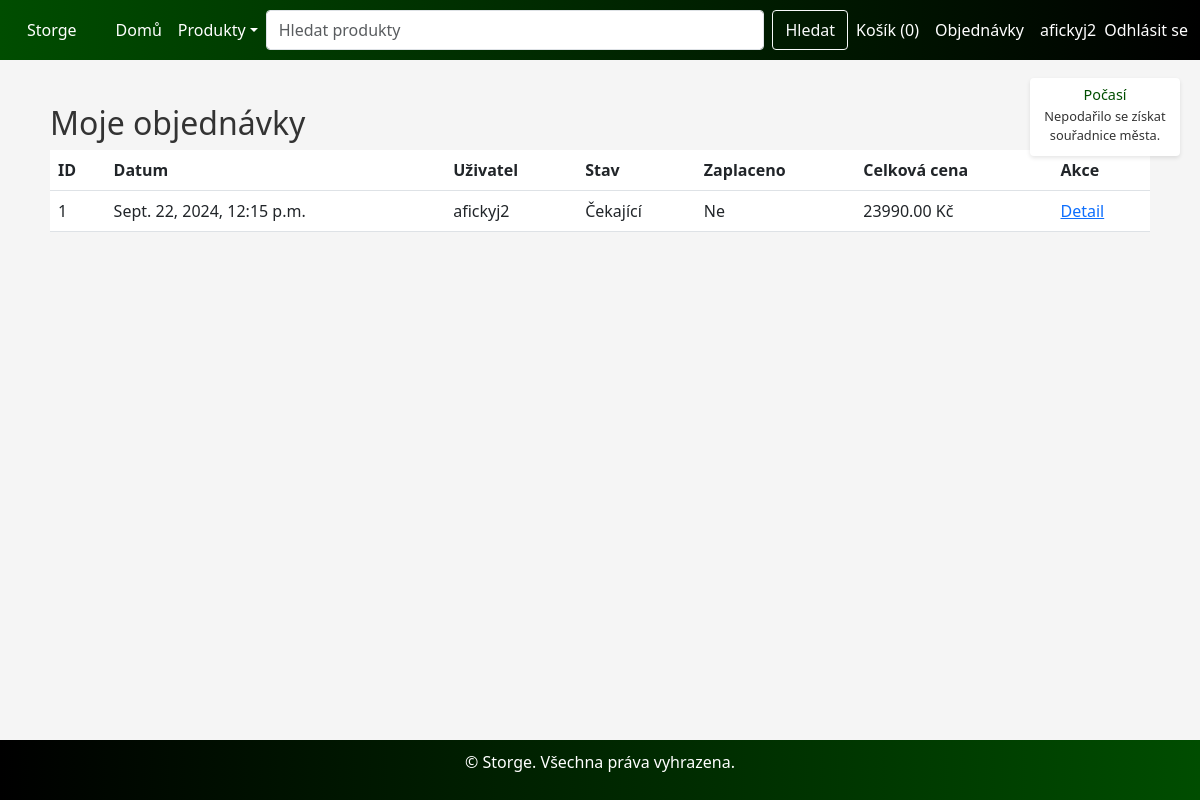
/orders/ (signed in), run on the app's committed database.
### users/models.py (models this page shows, shortened)
class Order(models.Model):
    STATUS_CHOICES = [
        ('pending', 'Čekající'),
        ('processed', 'Zpracováno'),
        ('shipped', 'Odesláno'),
        ('delivered', 'Doručeno'),
    ]
    user = models.ForeignKey(User, on_delete=models.CASCADE, related_name='orders')
    created = models.DateTimeField(auto_now_add=True)
    updated = models.DateTimeField(auto_now=True)
    status = models.CharField(max_length=10, choices=STATUS_CHOICES, default='pending')
    paid = models.BooleanField(default=False)
    class Meta:
        ordering = ('-created',)
    def get_total_cost(self):
        return sum(item.get_cost() for item in self.items.all())

class OrderItem(models.Model):
    order = models.ForeignKey(Order, on_delete=models.CASCADE, related_name='items')
    product = models.ForeignKey('users.Product', on_delete=models.CASCADE, related_name='order_items')
    price = models.DecimalField(max_digits=10, decimal_places=2)
    quantity = models.PositiveIntegerField(default=1)
    def get_cost(self):
        return self.price * self.quantity

### users/views.py (the view)
# urls.py: path('orders/', views.order_list, name='order_list'),
@login_required
def order_list(request):
    if request.user.is_staff:
        orders = Order.objects.all()
    else:
        orders = Order.objects.filter(user=request.user)
    return render(request, 'users/order_list.html', {'orders': orders})

### users/forms.py
class ProductSearchForm(forms.Form):
    query = forms.CharField(max_length=100, label='Vyhledat produkty')

### users/cart.py (called while the page is built)
    def __len__(self):
        return sum(item['quantity'] for item in self.cart.values())

### users/context_processors.py (called while the page is built)
def search_form(request):
    return {'search_form': ProductSearchForm()}

def cart(request):
    return {'cart': Cart(request)}

def categories(request):
    return {'categories': Category.objects.all()}

### users/templates/users/order_list.html (shortened to what this page needs)
{% extends 'base.html' %}
{% block content %}
    <h2>{% if request.user.is_staff %}Všechny objednávky{% else %}Moje objednávky{% endif %}</h2>
    {% if orders %}
        <table class="table">
            <thead>
                <tr>
                    <th>ID</th>
                    <th>Datum</th>
                    <th>Uživatel</th>
                    <th>Stav</th>
                    <th>Zaplaceno</th>
                    <th>Celková cena</th>
                    <th>Akce</th>
                </tr>
            </thead>
            <tbody>
                {% for order in orders %}
                    <tr>
                        <td>{{ order.id }}</td>
                        <td>{{ order.created }}</td>
                        <td>{{ order.user.username }}</td>
                        <td>{{ order.get_status_display }}</td>
                        <td>{{ order.paid|yesno:"Ano,Ne" }}</td>
                        <td>{{ order.get_total_cost }} Kč</td>
                        <td><a href="{% url 'order_detail' order.id %}">Detail</a></td>
                    </tr>
                {% endfor %}
            </tbody>
        </table>
    {% else %}
        <p>{% if request.user.is_staff %}Žádné objednávky nebyly nalezeny.{% else %}Nemáte žádné objednávky.{% endif %}</p>
    {% endif %}
{% endblock %}

### templates/base.html (shortened to what this page needs)
<!DOCTYPE html>
<html lang="cs">
<head>
    <link href="https://cdn.jsdelivr.net/npm/bootstrap@5.3.0/dist/css/bootstrap.min.css" rel="stylesheet">
</head>
<body>
    <nav class="navbar navbar-expand-lg navbar-custom mb-4">
        <div class="container-fluid position-relative">
            <div class="d-flex align-items-center">
                <a class="navbar-brand" href="{% url 'home' %}">Storge</a>
                <div class="collapse navbar-collapse" id="navbarLeft">
                    <ul class="navbar-nav me-auto mb-2 mb-lg-0">
                        <li class="nav-item">
                            <a class="nav-link" href="{% url 'home' %}">Domů</a>
                        </li>
                        <li class="nav-item dropdown">
                            <a class="nav-link dropdown-toggle" href="#" id="produktyDropdown" role="button" data-bs-toggle="dropdown" aria-expanded="false">
                                Produkty
                            </a>
                        </li>
                    </ul>
                </div>
            </div>
            <div class="navbar-center">
                <form class="d-flex w-100" method="get" action="{% url 'product_search' %}">
                    <input class="form-control me-2" type="search" name="query" placeholder="Hledat produkty" aria-label="Hledat" value="{{ request.GET.query }}">
                    <button class="btn btn-outline-light" type="submit">Hledat</button>
                </form>
            </div>
            <div class="d-flex align-items-center">
                <div class="collapse navbar-collapse" id="navbarRight">
                    <ul class="navbar-nav ms-auto mb-2 mb-lg-0">
                        <li class="nav-item">
                            <a class="nav-link" href="{% url 'cart_detail' %}">Košík ({{ cart|length }})</a>
                        </li>
                        {% if user.is_authenticated %}
                            <li class="nav-item">
                                <a class="nav-link" href="{% url 'order_list' %}">Objednávky</a>
                            </li>
                        {% endif %}
                        {% if user.is_authenticated %}
                            <li class="nav-item">
                                <a class="nav-link" href="{% url 'profile' %}">{{ user.username }}</a>
                            </li>
                            <li class="nav-item">
                                <form id="logout-form" action="{% url 'logout' %}" method="POST" class="d-flex align-items-center mb-0">
                                    <button type="submit" class="btn btn-link nav-link p-0" style="color: #fff;">Odhlásit se</button>
                                </form>
                            </li>
                        {% endif %}
                    </ul>
                </div>
            </div>
            <div id="weather-widget" class="weather-widget">
            </div>
        </div>
    </nav>
    <div class="container content">
        {% block content %}
        {% endblock %}
    </div>
    <footer class="footer mt-auto">
        <div class="container">
            <p>&copy; {{ year }} Storge. Všechna práva vyhrazena.</p>
        </div>
    </footer>
</body>
</html>

### templates/base.html (style rules this page uses)
* { margin: 0; padding: 0; box-sizing: border-box; }
body { font-family: 'Segoe UI', Tahoma, Geneva, Verdana, sans-serif; background-color: #f5f5f5; color: #333; min-height: 100vh; display: flex; flex-direction: column; }
.navbar-custom { background: linear-gradient(90deg, #004d00, #000000); }
.navbar-custom .nav-link, .navbar-custom .navbar-brand { color: #fff !important; font-size: 1rem; padding: 10px 15px; }
a, .btn { transition: color 0.2s, background-color 0.2s; }
.navbar-center { flex: 1; display: flex; justify-content: center; max-width: 800px; }
.navbar-center .form-control { width: 100%; height: 2.5rem; font-size: 1rem; border-radius: 0.25rem; }
.navbar-center .btn { height: 2.5rem; font-size: 1rem; border-radius: 0.25rem; }
.navbar-nav .nav-item { display: flex; align-items: center; }
.navbar-nav .nav-item .nav-link, .navbar-nav .nav-item .btn { display: flex; align-items: center; padding-top: 0; padding-bottom: 0; }
.content { flex: 1; padding: 20px; }
.footer { background: linear-gradient(90deg, #000000, #004d00); color: #fff; text-align: center; padding: 10px 0; position: relative; }
.weather-widget { position: absolute; top: 70px; right: 20px; width: 150px; background-color: #ffffff; border: none; border-radius: 4px; box-shadow: 0 2px 4px rgba(0,0,0,0.1); padding: 8px; z-index: 1000; text-align: center; }

### data on the page
Order: id "1", created "Sept. 22, 2024, 12:15 p.m.", user.username "afickyj2", status "Čekající", paid "Ne", get_total_cost "23990.00"

### other printed values
{{ cart|length }} "0"
{{ user.username }} "afickyj2"
